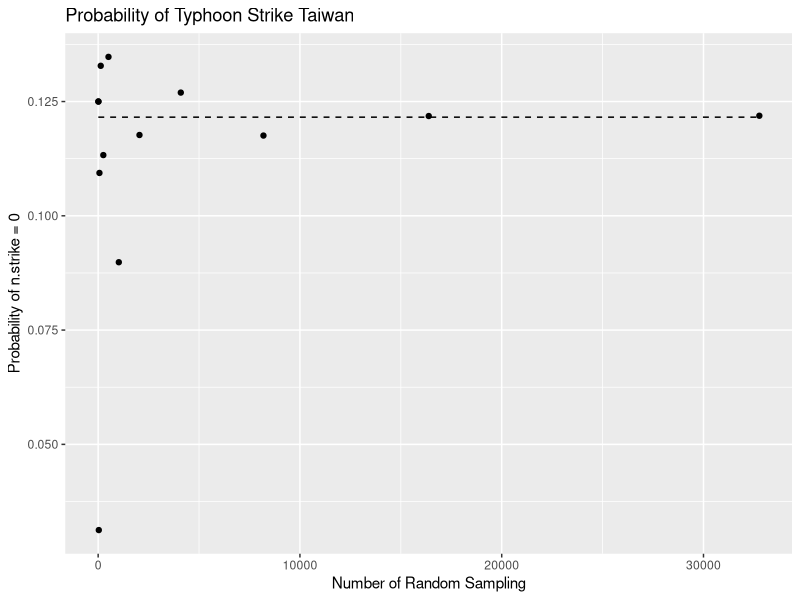

Source code (R):
#(1)若該年度颱風形成數量為20個(n.typhoon)，則無任㇐颱風侵台的機率為多少? (數學計算，理論值)
#Probability of typhoon strike Taiwan
p <- 0.1
n.typhoon <- 20
#Probability of zero typhoon strike Taiwan
p0 <- (1-p)^n.typhoon
cat("P(n.trike == 0) = ",p0,'is a theoretical probability.')

#(2)請試著透過R程式設計模擬颱風侵台機率問題，重複8次(n=8)的抽數字(模擬20個颱風形成，單次抽取20個數字)，並計算完全沒有抽到00~09之間數字(代表為非侵台颱風)的次數m，則此次模擬無颱風侵台的機率為多少? (m/8) (注意若要每次計算相同結果，需使用set.seed)
n <- 8
n.typhoon <- 20
m <- 0
pp <- 0
set.seed(1)
for (i in 1:n){
  n.strike <- 0
  for(j in 1:n.typhoon){
    num <- sample(0:99,1)
    if (num <= 09){
      n.strike <- n.strike + 1
    }
  }
  if (n.strike == 0) m <- m + 1
}
cat(m,'of', n, 'are results of number of non-strike typhoon', '\n')
pp <- m / n
cat(pp,'is computed probability','Sample number is ', n, '\n')


#(3) repeated random samplinng n = 2^3, 2^4, , ..., 2^15
np <- 0 
px <- NULL
py <- NULL
for(k in 3:15){
  n <- 2^k
  n.typhoon <- 20
  m <- 0
  pp <- 0
  for(i in 1:n){
    n.strike <- 0
    for(j in 1:n.typhoon){
      num <- sample(0:99,1)
      if (num <= 09){
        n.strike <- n.strike + 1
      }
    }
    if  (n.strike == 0) m <- m+1
  }
  cat(k, '-power of two','\n')
  cat(m,'of',n,'are results of number of non-strike typhoon','\n')
  pp <- m/n
  cat(pp,'is computed probability', 'Sample number is', n, '\n')
  #save data for plot
  np <- np + 1
  px[np] <- n
  py[np] <- pp
}

#ggplot
data <- data.frame(x=px, y=py)
lpx <- c(2^3,2^15)  
lpy <- c(p0,p0)
data.line <- data.frame(x=lpx, y=lpy)
library(ggplot2)
ggplot(data = data, aes(x,y))+
  geom_point()+
  labs(title = "Probability of Typhoon Strike Taiwan",
       x = 'Number of Random Sampling',
       y = 'Probability of n.strike = 0')+
  geom_line(data = data.line, aes(x,y),
            linetype = 2,
            color = 'black', 
            size = 0.5)






